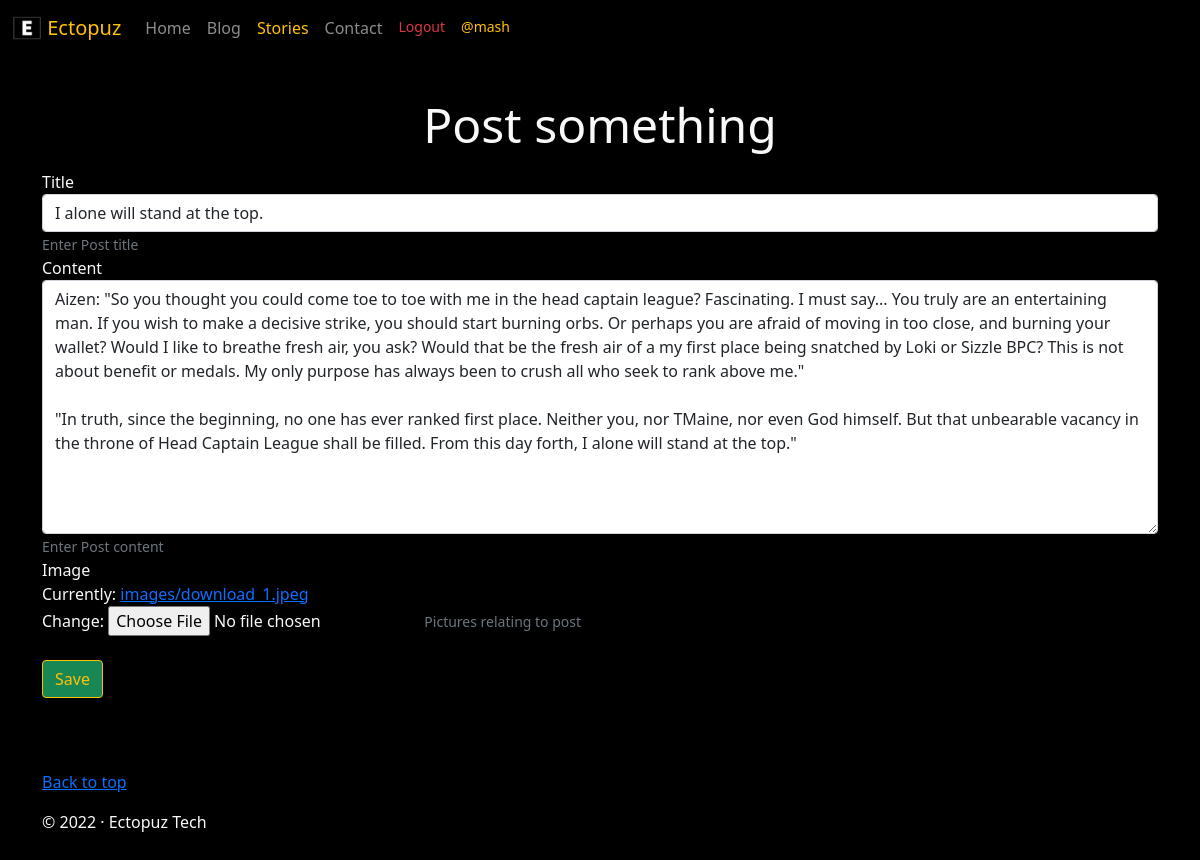
Screenshot of /blog/post/2/edit/ (signed in) with the database file from the repository.
### blog/models.py (models this page shows, shortened)
class Post(models.Model):
    title = models.CharField(max_length=200,help_text='Enter Post title',unique=True)
    image = models.ImageField(upload_to='images',default='default.png',help_text='Pictures relating to post',null=True)
    content = models.TextField(help_text='Enter Post content')
    author = models.ForeignKey('auth.User',on_delete=models.CASCADE)
    create_date = models.DateField(default=timezone.now)
    publish_date = models.DateTimeField(blank=True,null=True)

### blog/views.py (the view)
# urls.py: path('post/<int:pk>/edit/',views.PostUpdateView.as_view(), name='post-edit'),
class PostUpdateView(LoginRequiredMixin, UpdateView):
    login_url = '/login/'
    redirect_field_name = 'post-detail'
    model = Post
    form_class = PostForm

### blog/forms.py
class PostForm(forms.ModelForm):
    class Meta:
        model = Post
        fields = ('title', 'content','image')
        widgets = {
            'title': forms.TextInput(attrs={'class': 'textinputclass'}),
            'content': forms.Textarea(attrs={'class': 'editable medium-editor-textarea postcontent'}),
        }

### blog/templates/blog/post_form.html (shortened to what this page needs)
{% extends 'base.html' %} {% load static %}  {% load crispy_forms_tags %} {% block nav %}
<li class="nav-item">
    <a class="nav-link" href="{% url 'index' %}">Home</a>
</li>
<li class="nav-item">
    <a class="nav-link" href="{% url 'post-list' %}">Blog</a>
</li>
{% if user.is_authenticated %}
<li class="nav-item">
    <a class="nav-link text-warning" href="{% url 'stories' %}">Stories</a>
</li>
{% endif %}
<li class="nav-item">
    <a class="nav-link" href="#contacts">Contact</a>
</li>
{% endblock nav %} {%block body %}
<div class="container">
    <br />
    <br />
    <div class="jumbotron">
        <p class="lead display-5 text-center">Post something</p>
        <form method="POST" role="form" enctype="multipart/form-data">
            <div class="form-group">
                {{ form|crispy }}
            </div>
            <br />
            <button type="submit" class="save btn btn-success btn-outline-warning">
                Save
            </button>
        </form>
    </div>
</div>
<br />
{% endblock body%}

### blog/templates/base.html (shortened to what this page needs)
<!DOCTYPE html>
<html lang="en">
    {% load static %}
    <head>
        <link
            rel="stylesheet"
            href="https://stackpath.bootstrapcdn.com/bootstrap/5.0.0-alpha1/css/bootstrap.min.css"
        />
        <link
            rel="stylesheet"
            href="//cdn.jsdelivr.net/npm/medium-editor@latest/dist/css/medium-editor.min.css"
            type="text/css"
            media="screen"
            charset="utf-8"
        />
        <link href="{% static 'css/carousel.css' %}" rel="stylesheet" />
    </head>
    <body style="background-color: black" class="text-light">
        <header>
            <nav
                class="navbar navbar-expand-md navbar-dark fixed-top"
                style="background-color: #000000e1"
            >
                <div class="container-fluid">
                    <a
                        class="navbar-brand text-warning"
                        aria-current="page"
                        href="{% url 'index' %}"
                    >
                        <img
                            src="{% static 'img/favicon.png' %}"
                            width="30"
                            height="30"
                            class="d-inline-block align-top"
                            alt=""
                        />
                        Ectopuz
                    </a>
                    <div class="collapse navbar-collapse" id="navbarCollapse">
                        <ul class="navbar-nav ml-auto mb-2 mb-md-0">
                            {% block nav %} {% endblock nav %}
                            {% if user.is_authenticated %}
                            <li class="nav-item">
                                <a
                                    class="nav-link btn-sm text-danger"
                                    href="{% url 'logout' %}"
                                    >Logout</a
                                >
                            </li>
                            <li class="nav-item">
                                <a
                                    class="nav-link btn-sm text-warning"
                                    href="#"
                                    >
                                    @{{ user.get_username }}
                                    </a>
                            </li>
                            {% endif %}
                        </ul>
                    </div>
                </div>
            </nav>
        </header>
        <div style="background-color: black">
            {% block body %} {% endblock body %}
        </div>
        {% block footer %}
        <footer id="contacts"class="container static-bottom">
            {% endblock footer %}
            <br />
            <br />
            <p class="float-right">
                <a href="#">Back to top</a>
            </p>
            <p>
                &copy;
                &middot; Ectopuz Tech
            </p>
        </footer>
    </body>
</html>

### blog/static/css/carousel.css (style rules this page uses)
body { padding-top: 3rem; padding-bottom: 3rem; color: #5a5a5a; }

### rows the page displays
Post: title "I alone will stand at the top.", content "Aizen: \"So you thought you could come toe to toe with me in the head captain league? Fascinating. I must say... You truly are an entertaining man. If you wish to make a decisive strike, you should start burning orbs. Or perhaps you are afraid of moving in too close, and burning your wallet? Would I like to breathe fresh air, you ask? Would that be the fresh air of a my first place being snatched by Loki or Sizzle BPC? This is not about benefit or medals. My only purpose has always been to crush all who seek to rank above me.\" \"In truth, since the beginning, no one has ever ranked first place. Neither you, nor TMaine, nor even God himself. But that unbearable vacancy in the throne of Head…"

### other values shown
{{ user.get_username }} "mash"
